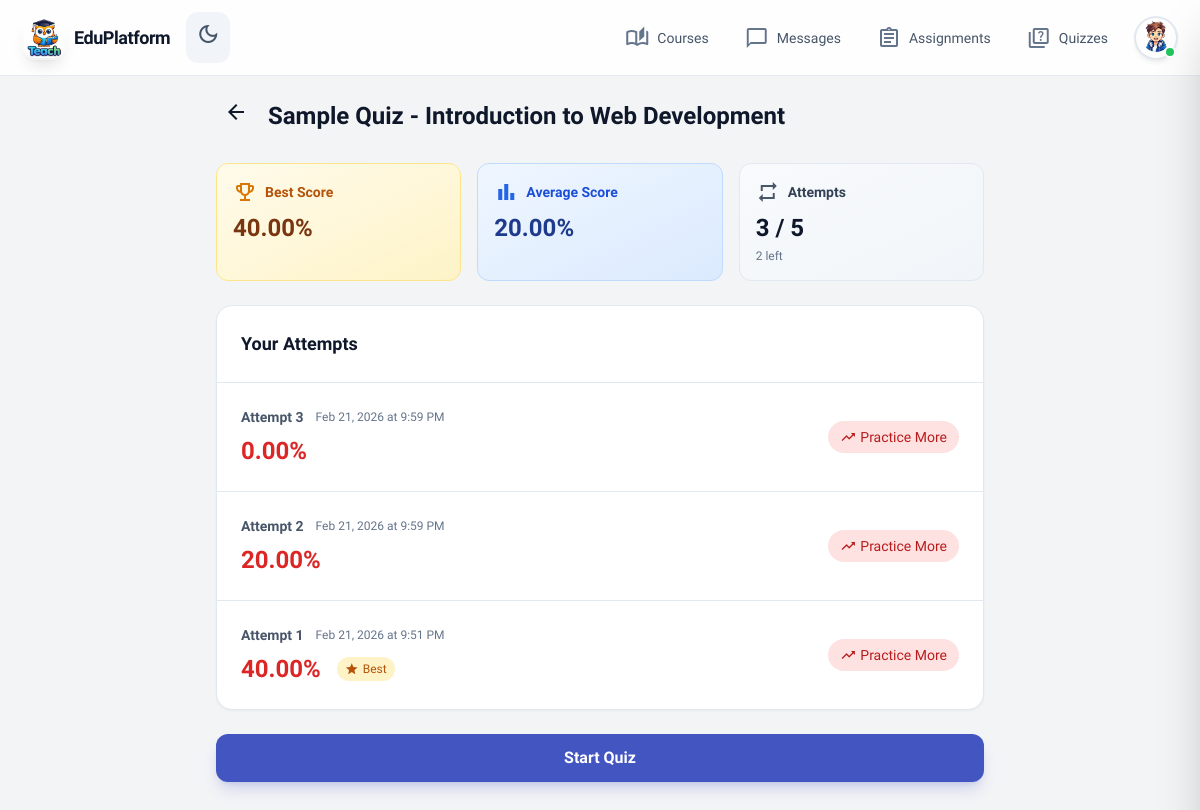
The app's page /quiz/1/results/ (signed in) with its own data.
### teach/models.py (models this page shows, shortened)
class Quiz(models.Model):
    quiz_id = models.AutoField(primary_key=True)
    content = models.ForeignKey(
        CourseContent,
        on_delete=models.CASCADE,
        related_name='quizzes',
        to_field='content_id'
    )
    time_limit = models.PositiveIntegerField(help_text='Time limit in minutes', default=30)
    total_score = models.PositiveIntegerField(default=100)
    max_attempts = models.PositiveIntegerField(help_text='Maximum number of attempts allowed', default=3)
    created_at = models.DateTimeField(auto_now_add=True)
    class Meta:
        ordering = ['-created_at']

class CourseContent(models.Model):
    CONTENT_TYPE_CHOICES = [
        ('lesson', 'Lesson'),
        ('assignment', 'Assignment'),
        ('quiz', 'Quiz'),
    ]
    content_id = models.AutoField(primary_key=True)
    course = models.ForeignKey(
        Course,
        on_delete=models.CASCADE,
        related_name='contents',
        to_field='course_id'
    )
    title = models.CharField(max_length=200)
    content_type = models.CharField(
        max_length=20,
        choices=CONTENT_TYPE_CHOICES
    )
    order_index = models.PositiveIntegerField(default=1)
    is_locked = models.BooleanField(default=False)
    created_at = models.DateTimeField(auto_now_add=True)
    class Meta:
        ordering = ['order_index', 'created_at']
        unique_together = ['course', 'order_index']

class QuizResult(models.Model):
    user = models.ForeignKey(
        User,
        on_delete=models.CASCADE,
        related_name='quiz_results',
        to_field='national_id'
    )
    quiz = models.ForeignKey(
        Quiz,
        on_delete=models.CASCADE,
        related_name='results',
        to_field='quiz_id'
    )
    attempt_number = models.PositiveIntegerField(default=1)
    score = models.DecimalField(
        max_digits=5,
        decimal_places=2,
        default=Decimal('0.00')
    )
    submitted_at = models.DateTimeField(auto_now_add=True)
    class Meta:
        unique_together = ('user', 'quiz', 'attempt_number')
        ordering = ['-submitted_at']

### teach/views.py (the view)
# urls.py: path("quiz/<int:quiz_id>/results/", views.quiz_results_view, name="quiz_results"),
@login_required
def quiz_results_view(request, quiz_id):
    quiz_obj = (
        Quiz.objects.filter(quiz_id=quiz_id)
        .select_related("content", "content__course")
        .first()
    )
    if not quiz_obj:
        messages.error(request, "Quiz not found.")
        return redirect("quiz")
    user_results = (
        QuizResult.objects.filter(user=request.user, quiz=quiz_obj)
        .order_by("-submitted_at")
    )
    best_result = user_results.order_by("-score").first()
    best_score = best_result.score if best_result else None
    total_attempts = user_results.count()
    remaining_attempts = max(0, quiz_obj.max_attempts - total_attempts)
    average_score = (
        user_results.aggregate(avg_score=Avg("score"))["avg_score"] or 0
    )
    return render(
        request,
        "teach/quiz_results.html",
        {
            "quiz": quiz_obj,
            "results": user_results,
            "best_score": best_score,
            "total_attempts": total_attempts,
            "remaining_attempts": remaining_attempts,
            "max_attempts": quiz_obj.max_attempts,
            "average_score": round(average_score, 2),
        },
    )

### teach/context_processors.py (called while the page is built)
def unread_messages_count(request):
    if request.user.is_authenticated:
        count = Message.objects.filter(receiver=request.user, is_read=False).count()
        return {"unread_messages_count": count}
    return {"unread_messages_count": 0}

### templates/teach/quiz_results.html (shortened to what this page needs)
{% extends 'teach/base.html' %}
{% load static %}
{% block main_class %}px-4 py-4 pb-24 md:pb-8{% endblock %}
{% block content %}
<div class="max-w-3xl mx-auto space-y-6">
  <div class="flex items-center gap-3 mb-4">
    <a href="{% url 'quiz' %}" class="p-2 rounded-xl hover:bg-slate-100 dark:hover:bg-slate-800 transition-colors">
      <span class="material-icons-outlined">arrow_back</span>
    </a>
    <h1 class="text-2xl font-bold text-slate-900 dark:text-white">{{ quiz.content.title }}</h1>
  </div>
  <div class="grid grid-cols-1 md:grid-cols-3 gap-4">
    <div class="rounded-xl bg-gradient-to-br from-amber-50 to-amber-100 dark:from-amber-900/20 dark:to-amber-800/20 border border-amber-200 dark:border-amber-800 p-4">
      <div class="flex items-center gap-2 mb-2">
        <span class="material-icons-outlined text-amber-600 dark:text-amber-400">emoji_events</span>
        <span class="text-sm font-semibold text-amber-700 dark:text-amber-300">Best Score</span>
      </div>
      <p class="text-2xl font-bold text-amber-900 dark:text-amber-100">
        {% if best_score %}{{ best_score }}%{% else %}—{% endif %}
      </p>
    </div>
    <div class="rounded-xl bg-gradient-to-br from-blue-50 to-blue-100 dark:from-blue-900/20 dark:to-blue-800/20 border border-blue-200 dark:border-blue-800 p-4">
      <div class="flex items-center gap-2 mb-2">
        <span class="material-icons-outlined text-blue-600 dark:text-blue-400">bar_chart</span>
        <span class="text-sm font-semibold text-blue-700 dark:text-blue-300">Average Score</span>
      </div>
      <p class="text-2xl font-bold text-blue-900 dark:text-blue-100">
        {% if results %}{{ average_score }}%{% else %}—{% endif %}
      </p>
    </div>
    <div class="rounded-xl bg-gradient-to-br from-slate-50 to-slate-100 dark:from-slate-800/50 dark:to-slate-700/50 border border-slate-200 dark:border-slate-700 p-4">
      <div class="flex items-center gap-2 mb-2">
        <span class="material-icons-outlined text-slate-600 dark:text-slate-400">repeat</span>
        <span class="text-sm font-semibold text-slate-700 dark:text-slate-300">Attempts</span>
      </div>
      <p class="text-2xl font-bold text-slate-900 dark:text-slate-100">
        {{ total_attempts }} / {{ max_attempts }}
      </p>
      <p class="text-xs text-slate-500 dark:text-slate-400 mt-1">
        {% if remaining_attempts > 0 %}
          {{ remaining_attempts }} left
        {% else %}
          No attempts left
        {% endif %}
      </p>
    </div>
  </div>
  <div class="rounded-2xl bg-white dark:bg-slate-800 border border-slate-200 dark:border-slate-700 shadow-sm overflow-hidden">
    <div class="p-5 md:p-6 border-b border-slate-200 dark:border-slate-700">
      <h2 class="text-lg font-bold text-slate-900 dark:text-white">Your Attempts</h2>
    </div>
    {% if results %}
    <div class="divide-y divide-slate-200 dark:divide-slate-700">
      {% for result in results %}
      <div class="p-5 md:p-6 hover:bg-slate-50 dark:hover:bg-slate-700/50 transition-colors">
        <div class="flex items-center justify-between gap-4">
          <div class="flex-1">
            <div class="flex items-center gap-3 mb-2">
              <span class="text-sm font-semibold text-slate-600 dark:text-slate-400">Attempt {{ result.attempt_number }}</span>
              <span class="text-xs text-slate-500 dark:text-slate-500">{{ result.submitted_at|date:"M j, Y" }} at {{ result.submitted_at|time:"g:i A" }}</span>
            </div>
            <div class="flex items-center gap-4">
              <span class="text-2xl font-bold {% if result.score >= 90 %}text-green-600 dark:text-green-400{% elif result.score >= 70 %}text-blue-600 dark:text-blue-400{% else %}text-red-600 dark:text-red-400{% endif %}">
                {{ result.score }}%
              </span>
              {% if result.score == best_score and best_score is not None %}
              <span class="inline-flex items-center gap-1 px-2 py-0.5 rounded-full bg-amber-100 dark:bg-amber-900/30 text-amber-700 dark:text-amber-400 text-xs font-medium">
                <span class="material-icons-outlined text-sm">star</span>
                Best
              </span>
              {% endif %}
            </div>
          </div>
          <div class="shrink-0">
            {% if result.score >= 90 %}
              <span class="inline-flex items-center gap-1 px-3 py-1 rounded-full bg-green-100 dark:bg-green-900/30 text-green-700 dark:text-green-400 text-sm font-medium">
                <span class="material-icons-outlined text-base">check_circle</span>
                Excellent
              </span>
            {% elif result.score >= 70 %}
              <span class="inline-flex items-center gap-1 px-3 py-1 rounded-full bg-blue-100 dark:bg-blue-900/30 text-blue-700 dark:text-blue-400 text-sm font-medium">
                <span class="material-icons-outlined text-base">thumb_up</span>
                Good
              </span>
            {% else %}
              <span class="inline-flex items-center gap-1 px-3 py-1 rounded-full bg-red-100 dark:bg-red-900/30 text-red-700 dark:text-red-400 text-sm font-medium">
                <span class="material-icons-outlined text-base">trending_up</span>
                Practice More
              </span>
            {% endif %}
          </div>
        </div>
      </div>
      {% endfor %}
    </div>
    {% endif %}
  </div>
  {% if remaining_attempts > 0 %}
  <div class="flex gap-3">
    <a href="{% url 'quiz_detail' quiz.quiz_id %}" class="flex-1 px-4 py-3 rounded-xl bg-primary hover:bg-primary/90 text-white font-semibold text-center transition-all shadow-lg shadow-primary/20">
      Start Quiz
    </a>
  </div>
  {% endif %}
</div>
{% endblock %}

### static/teach/css/style.css (style rules this page uses)
body { font-family: "Lexend", "Inter", sans-serif; -webkit-tap-highlight-color: transparent; min-height: max(884px, 100dvh); }

### records on screen
Quiz: content "Sample Quiz - Introduction to Web Development"
QuizResult: score "40.00", attempt_number "1", submitted_at "Feb 21, 2026", submitted_at "9:51 PM", shows "Best", shows "Practice More"
QuizResult: attempt_number "3", submitted_at "Feb 21, 2026", submitted_at "9:59 PM", score "0.00", shows "Practice More"
QuizResult: attempt_number "2", submitted_at "Feb 21, 2026", submitted_at "9:59 PM", score "20.00", shows "Practice More"

### other values on screen
{{ average_score }} "20.00"
{{ total_attempts }} "3"
{{ max_attempts }} "5"
{{ remaining_attempts }} "2"
